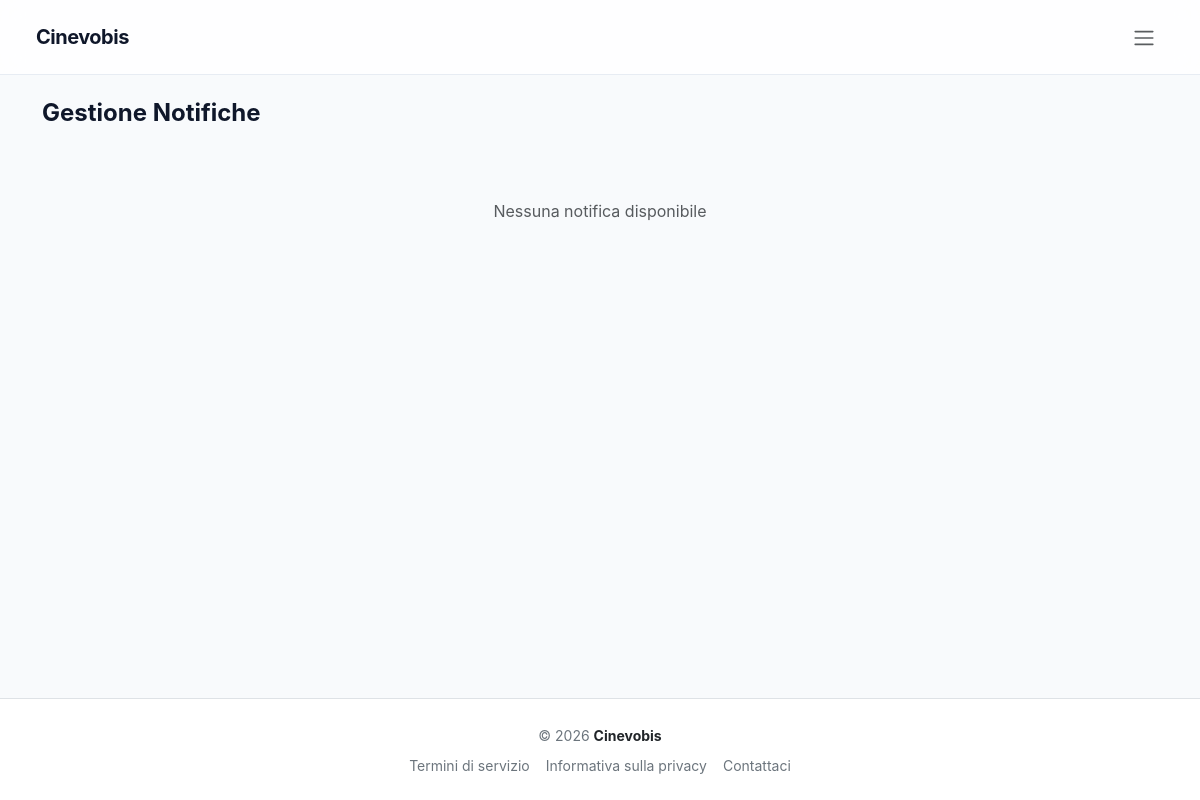
/pages/admin/notifications.php (signed in), run on an earlier commit of the app's database.
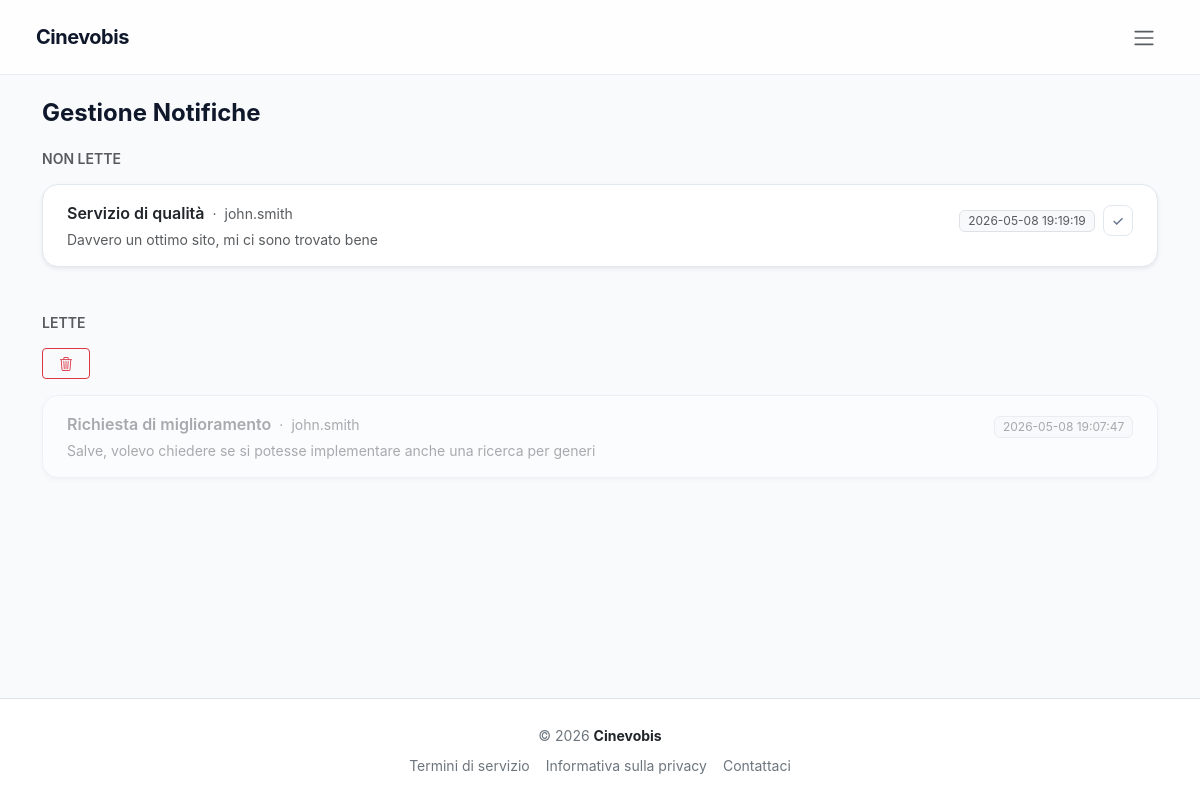
And on a later commit of the database.
### tables this page shows
CREATE TABLE `notifiche` (
  `id_notifica` int(11) NOT NULL AUTO_INCREMENT,
  `titolo` varchar(255) DEFAULT NULL,
  `descrizione` text NOT NULL,
  `data_invio` timestamp NULL DEFAULT NULL,
  `id_utente` int(11) DEFAULT NULL,
  `letta` tinyint(1) NOT NULL DEFAULT 0,
  PRIMARY KEY (`id_notifica`),
  KEY `id_utente` (`id_utente`),
  CONSTRAINT `notifiche_ibfk_1` FOREIGN KEY (`id_utente`) REFERENCES `utenti` (`id_utente`)
);

CREATE TABLE `utenti` (
  `id_utente` int(11) NOT NULL AUTO_INCREMENT,
  `username` varchar(100) NOT NULL,
  `password` varchar(255) NOT NULL,
  `email` varchar(100) NOT NULL,
  `nome` varchar(100) NOT NULL,
  `cognome` varchar(100) NOT NULL,
  `id_profilo` int(11) DEFAULT NULL,
  `attivo` tinyint(1) DEFAULT 1,
  `data_registrazione` datetime DEFAULT NULL,
  PRIMARY KEY (`id_utente`),
  UNIQUE KEY `username` (`username`),
  UNIQUE KEY `email` (`email`),
  KEY `id_profilo` (`id_profilo`),
  CONSTRAINT `utenti_ibfk_1` FOREIGN KEY (`id_profilo`) REFERENCES `profili` (`id_profilo`) ON UPDATE CASCADE
);

### pages/admin/notifications.php (the view, shortened to what this page needs)
<?php
require_once(__DIR__ . '/../../config/connection.php');
$notifiche = "";
try {
    $sql = "SELECT *
            FROM notifiche n
            LEFT JOIN utenti u ON n.id_utente = u.id_utente
            ORDER BY n.data_invio DESC";
    $stmt = $conn->prepare($sql);
    $stmt->execute();
    $notifiche = $stmt->fetchAll();
} catch (PDOException $e) {
    error_log("Errore: " . $e->getMessage());
}
?>
<!DOCTYPE html>
<html lang="it">
<head>
    <link rel="stylesheet" href="/node_modules/bootstrap/dist/css/bootstrap.min.css">
    <link rel="stylesheet" href="/node_modules/bootstrap-icons/font/bootstrap-icons.css">
    <link rel="stylesheet" href="/assets/css/style.css">
</head>
<body class="d-flex flex-column min-vh-100">
    <?php require_once(__DIR__ . '/../../includes/header.php'); ?>
    <div class="container mt-4 mb-5 pb-5 flex-grow-1">
        <div class="d-flex justify-content-between align-items-center mb-4">
            <h1 class="fs-4 fw-bold mb-0">Gestione Notifiche</h1>
        </div>
        <?php
        $lette = [];
        $nonLette = [];
        foreach ($notifiche as $n) {
            if ($n['letta'])
                $lette[] = $n;
            else
                $nonLette[] = $n;
        }
        ?>
        <?php if (empty($notifiche)): ?>
            <div class="text-center text-muted py-5">
                <p class="mb-0">Nessuna notifica disponibile</p>
            </div>
        <?php else: ?>
            <h6 class="text-uppercase text-muted fw-semibold small mb-3">Non lette</h6>
            <?php if (empty($nonLette)): ?>
                <p class="text-muted small mb-4">Nessuna notifica da leggere</p>
            <?php else: ?>
                <div class="d-flex flex-column gap-3 mb-5">
                    <?php foreach ($nonLette as $notifica): ?>
                        <div class="card border-0 shadow-sm">
                            <div class="card-body px-4 py-3">
                                <div class="d-flex justify-content-between align-items-start gap-3">
                                    <div class="d-flex flex-column gap-1 flex-grow-1">
                                        <div class="d-flex align-items-center gap-2">
                                            <span class="fw-semibold"><?= htmlspecialchars($notifica['titolo'] ?? '—') ?></span>
                                            <span class="text-muted small">·</span>
                                            <span class="text-muted small"><?= htmlspecialchars($notifica['username'] ?? 'Sconosciuto') ?></span>
                                        </div>
                                        <p class="mb-0 text-muted small"><?= nl2br(htmlspecialchars($notifica['descrizione'] ?? '')) ?></p>
                                    </div>
                                    <div class="d-flex align-items-center gap-2 mt-1 text-nowrap">
                                        <span class="badge bg-light text-muted fw-normal border small">
                                            <?= htmlspecialchars($notifica['data_invio'] ?? '') ?>
                                        </span>
                                        <form method="POST">
                                            <button type="submit" class="btn btn-sm btn-outline-secondary" title="Segna come letta">&#10003;</button>
                                        </form>
                                    </div>
                                </div>
                            </div>
                        </div>
                    <?php endforeach; ?>
                </div>
            <?php endif; ?>
            <h6 class="text-uppercase text-muted fw-semibold small mb-3">Lette</h6>
            <form method="POST" class="mb-3">
                <button type="submit" name="delete" class="btn btn-outline-danger btn-sm px-3 d-flex align-items-center gap-2">
                    <i class="bi bi-trash3"></i>
                </button>
            </form>
            <?php if (empty($lette)): ?>
                <p class="text-muted small">Nessuna notifica letta</p>
            <?php else: ?>
                <div class="d-flex flex-column gap-3">
                    <?php foreach ($lette as $notifica): ?>
                        <div class="card border-0 shadow-sm opacity-50">
                            <div class="card-body px-4 py-3">
                                <div class="d-flex justify-content-between align-items-start gap-3">
                                    <div class="d-flex flex-column gap-1 flex-grow-1">
                                        <div class="d-flex align-items-center gap-2">
                                            <span class="fw-semibold text-muted"><?= htmlspecialchars($notifica['titolo'] ?? '—') ?></span>
                                            <span class="text-muted small">·</span>
                                            <span class="text-muted small"><?= htmlspecialchars($notifica['username'] ?? 'Sconosciuto')?></span>
                                        </div>
                                        <p class="mb-0 text-muted small"><?= nl2br(htmlspecialchars($notifica['descrizione'] ?? '')) ?></p>
                                    </div>
                                    <span class="badge bg-light text-muted fw-normal border small mt-1 text-nowrap">
                                        <?= htmlspecialchars($notifica['data_invio'] ?? '') ?>
                                    </span>
                                </div>
                            </div>
                        </div>
                    <?php endforeach; ?>
                </div>
            <?php endif; ?>
        <?php endif; ?>
    </div>
    <?php require_once(__DIR__ . '/../../includes/footer.php'); ?>
</body>
</html>

### includes/header.php (shortened to what this page needs)
<?php
$isLogged = isset($_SESSION['username']);
$currentPage = basename($_SERVER['SCRIPT_NAME']);
$adminPages = ['add_film.php', 'dashboard.php', 'sessions.php', 'users.php', 'edit_user.php', 'notifications.php', 'films.php', 'film_db.php'];
$isAdminPage = in_array($currentPage, $adminPages);
?>
<nav class="navbar navbar-expand-lg px-4 py-3 border-bottom mb-0" style="position: relative;">
    <div class="container-fluid">
        <?php if ($isAdminPage): ?>
            <a href="/pages/admin/dashboard.php" class="navbar-brand fw-bold text-dark" style="font-size: 20px; z-index: 2;">
                Cinevobis
            </a>
        <?php else: ?>
            <a href="/" class="navbar-brand fw-bold text-dark" style="font-size: 20px; z-index: 2;">
                Cinevobis
            </a>
        <?php endif; ?>
        <div class="ms-auto d-flex align-items-center gap-3" style="z-index: 2;">
            <?php if (!$isLogged): ?>
                <div class="d-flex gap-2 align-items-center">
                    <a href="/pages/public/login.php" class="btn btn-outline-secondary btn-sm px-4">Accedi</a>
                    <a href="/pages/public/signup.php" class="btn btn-dark btn-sm px-4">Registrati</a>
                </div>
            <?php else: ?>
                <div class="dropdown">
                    <button class="btn border-0 p-2 shadow-none" type="button" data-bs-toggle="dropdown" aria-expanded="false">
                        <span class="navbar-toggler-icon"></span>
                    </button>
                </div>
            <?php endif; ?>
        </div>
    </div>
</nav>

### includes/footer.php (shortened to what this page needs)
<footer class="text-center py-4 border-top">
    <div class="mb-2">
        <span class="text-secondary small">
            © <?= date("Y"); ?> <span class="fw-bold text-dark">Cinevobis</span>
        </span>
    </div>
    <div class="d-flex justify-content-center gap-3">
        <a href="/pages/public/terms.php" class="text-secondary small text-decoration-none">Termini di servizio</a>
        <a href="/pages/public/privacy.php" class="text-secondary small text-decoration-none">Informativa sulla privacy</a>
        <a href="/actions/contact.php" class="text-secondary small text-decoration-none">Contattaci</a>
    </div>
</footer>

### assets/css/style.css (style rules this page uses)
:root { --accent: #6366f1; --accent-hover: #4f46e5; --accent-dark: #3730a3; --bg: #f8fafc; --bg-surface: #ffffff; --bg-muted: #f1f5f9; --border: #e2e8f0; --text: #0f172a; --text-muted: #64748b; --shadow-sm: 0 1px 2px 0 rgb(0 0 0 / 0.05); --shadow-md: 0 4px 6px -1px rgb(0 0 0 / 0.1), 0 2px 4px -2px rgb(0 0 0 / 0.1); --shadow-lg: 0 10px 15px -3px rgb(0 0 0 / 0.1), 0 4px 6px -4px rgb(0 0 0 / 0.1); --radius-md: 12px; --radius-lg: 16px; --transition: all 0.3s cubic-bezier(0.4, 0, 0.2, 1); }
body { background-color: var(--bg); color: var(--text); font-family: 'DM Sans', -apple-system, BlinkMacSystemFont, "Segoe UI", Roboto, sans-serif; -webkit-font-smoothing: antialiased; -moz-osx-font-smoothing: grayscale; animation: fadeIn 0.5s ease-out; }
.btn-outline-secondary { border-radius: 8px; font-weight: 500; border-color: var(--border); color: var(--text-muted); transition: var(--transition); }
.navbar { background-color: rgba(255, 255, 255, 0.8) !important; backdrop-filter: blur(12px); -webkit-backdrop-filter: blur(12px); border-bottom: 1px solid rgba(226, 232, 240, 0.8) !important; position: sticky; top: 0; z-index: 1000; }
.navbar-brand { text-decoration: none; color: var(--text) !important; letter-spacing: -0.5px; }
.card, .search-result-card { background-color: var(--bg-surface) !important; border: 1px solid var(--border) !important; border-radius: var(--radius-lg) !important; box-shadow: var(--shadow-sm); transition: var(--transition); }
footer { border-top: 1px solid var(--border) !important; background-color: var(--bg-surface) !important; }

What changed in the data, as far as the page shows it:
added notifiche: titolo "Servizio di qualità", id_utente.username "john.smith", descrizione "Davvero un ottimo sito, mi ci sono trovato bene", data_invio "2026-05-08 19:19:19", shown under "NON LETTE"
added notifiche: titolo "Richiesta di miglioramento", id_utente.username "john.smith", descrizione "Salve, volevo chiedere se si potesse implementare anche una ricerca per generi", data_invio "2026-05-08 19:07:47", shown under "LETTE"
Also different on the page:
text no longer shown: "Nessuna notifica disponibile"
text now shown: "NON LETTE LETTE"
